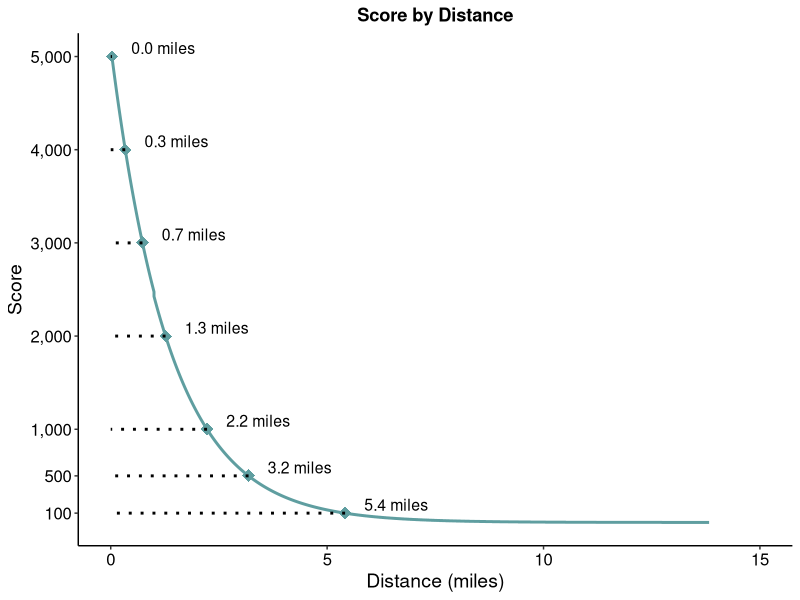
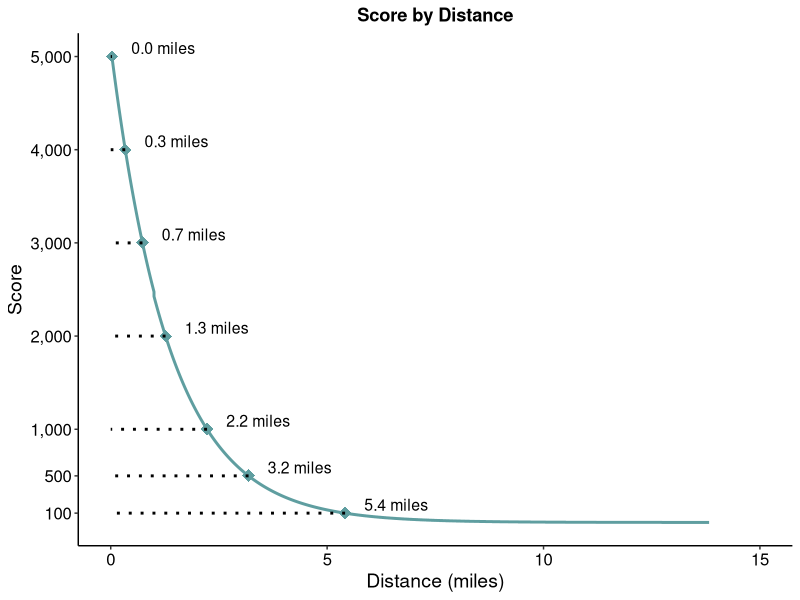

Source code (R) for these figures, in order:
library(dplyr)
library(ggplot2)

city<-"DC"

if(city=="DC"){
  max_dist=73000
}
if(city=="NYC"){
  max_dist=130000
}

df <- data.frame(distance = 0:max_dist) %>%
#  mutate(score = round(5000 * exp(-10 * distance / max_dist), 0)) %>%
  mutate(score=5000 * exp(-10 * distance / max_dist))%>%
  mutate(score=ifelse(distance<5280,score*1.02,score))%>%
  mutate(score=ifelse(distance<160,5000,score))%>%
  mutate(score=ifelse(score>5000,5000,score))%>%
  mutate(score=round(score,0))%>%
  mutate(highlights = ifelse(
    score %in% c(100, 500, 1000, 2000, 3000, 4000, 5000),
    score,
    NA
  )) %>%
  group_by(highlights) %>%
  mutate(max_distance = max(distance)) %>%
  ungroup() %>%
  mutate(max_distance = ifelse(is.na(highlights), NA, max_distance)) %>%
  mutate(highlights = ifelse(max_distance == distance, highlights, NA)) %>%
  select(-max_distance)%>%
  mutate(dist_miles=distance/5280)

ggplot(df, aes(x = dist_miles)) +
  geom_line(aes(y = score), color = "#5F9EA0", size = 1) +
  geom_point(aes(y = highlights), color = "#5F9EA0", shape = 18, size = 4) +
  geom_segment(aes(
    x = dist_miles, xend = 0,
    y = highlights, yend = highlights
  ), linetype = "dotted", color = "black", size = 1) +
  geom_text(
    aes(
      x = dist_miles,
      y = highlights,
      label = ifelse(!is.na(highlights), sprintf("%.1f miles", round(dist_miles, 1)), NA)
    ),
    hjust = -0.3,
    vjust = -0.2,
    color = "black",
    size = 4
  ) +
  {
    if (city == "NYC") {
      scale_x_continuous(
        limits = c(0, 25),
        breaks = seq(0, 25, by = 5),
        labels = scales::comma
      )
    } else if (city == "DC") {
      scale_x_continuous(
        limits = c(0, 15),
        breaks = seq(0, 15, by = 5),
        labels = scales::comma
      )
    }
  } +
  scale_y_continuous(
    limits = c(0, 5000),
    breaks = c(100, 500, 1000, 2000, 3000, 4000, 5000),
    labels = scales::comma
  ) +
  labs(
    title = "Score by Distance",
    x = "Distance (miles)",
    y = "Score"
  ) +
  theme_classic() +
  theme(
    plot.title = element_text(color = "black", hjust = 0.5, face = "bold"),
    axis.title.x = element_text(color = "black", size=14),
    axis.title.y = element_text(color = "black", size=14),
    axis.text.x = element_text(color = "black", size=12),
    axis.text.y = element_text(color = "black", size=12),
    axis.line.y = element_line()
  )
ggsave("geoguesser_score_DC.png", width = 5, height = 5, units = "in")
